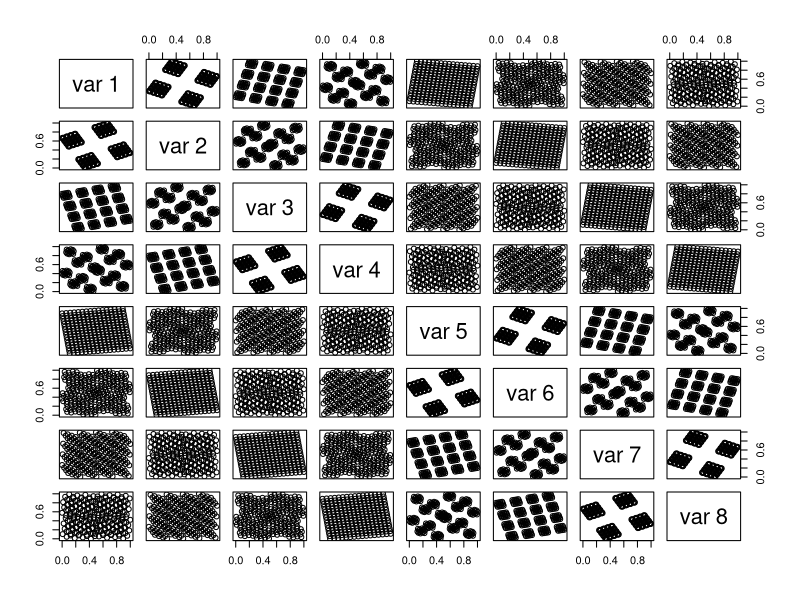

Recreate this plot in R.
OLHD <- function(m) {browser()
  # Steinberg Lin 2006
  #  A construction method for orthogonal Latin hypercube designs
  k <- 2^m
  n <- 2^k
  D <- matrix(c(rep(-1,2^(k-1)),rep(1,2^(k-1))),ncol=1,nrow=n)
  for (i in 2:k) {
    D <- cbind(D,c(rep(-1,2^(k-i)),rep(1,2^(k-i))))
  }
  D # 2^k full factorial
  
  V0 <- matrix(1,1,1)
  for (i in 1:m) {
    nrv0 <- nrow(V0)
    nrc0 <- ncol(V0)
    V <- matrix(NA,2*nrv0,2*nrc0)
    V[1:nrv0,1:nrc0] <- V0
    V[(1+nrv0):(2*nrv0),(1+nrc0):(2*nrc0)] <- V0
    V[1:nrv0,(1+nrc0):(2*nrc0)] <- -(2^(i))*V0
    V[(1+nrv0):(2*nrv0),1:nrc0] <- (2^(i))*V0
    V0 <- V
  }
  a <- prod(1+2^(2*(1:m)))^.5
  R <- V / a
  DR <- D%*%R
  DRs <- (DR-min(DR))/(max(DR)-min(DR))
  pairs(DRs)
  round(cor(DRs),4)
  DR
}
OLHD(3)